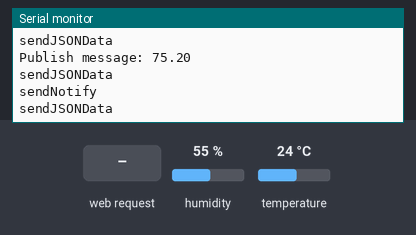
A sketch run on a simulated ESP8266 (NodeMCU). On the bench: the last lines printed to the serial monitor. Inputs (shaded band) come from the test bench; at power-on: temperature 24 °C, humidity 55 %. WiFi joins after 1.5 s; servers stay silent unless stated.

Above: at 2.7 s.
2.8 s: HTTP request GET /getstatus received
At 4.5 s:
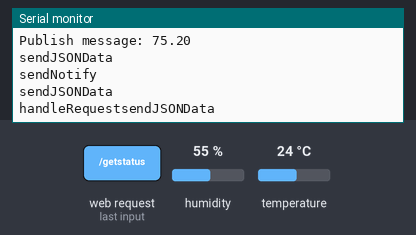
6.5 s: temperature set to 19 °C
At 7.9 s:
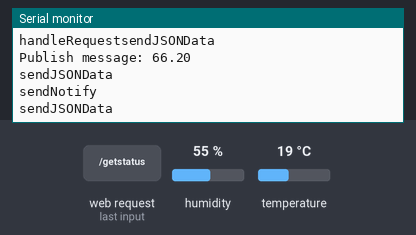

The sketch:

_esp8266DHT-ST.ino
```cpp
/* DHTServer - ESP8266 Webserver with a DHT sensor as an input

   Based on ESP8266Webserver, DHTexample, and BlinkWithoutDelay (thank you)

   Version 1.0  5/3/2014  Version 1.0   Mike Barela for Adafruit Industries
*/
#include <ESP8266WiFi.h>
//#include <WiFiClient.h>
#include <DHT.h>
//#include <ESP8266WebServer.h>
//#include <ESP8266HTTPClient.h>
#define DHTTYPE DHT11
#define DHTPIN  2

const char* ssid = "particle";
const char* password = "particle";
byte mac[6];                     // the MAC address of your Wifi shield

// Smartthings hub information
IPAddress hubIp(192,168,1,219); // smartthings hub ip
const unsigned int hubPort = 39500; // smartthings hub port

DHT dht(DHTPIN, DHTTYPE, 11); // 11 works fine for ESP8266

float humidity, temp_f;  // Values read from sensor
String webString="";     // String to display
// Generally, you should use "unsigned long" for variables that hold time
unsigned long previousMillis = 0;        // will store last temp was read
const long interval = 2000;              // interval at which to read sensor
float lastValue = 100;
const unsigned int serverPort = 8090; // port to run the arduino server on
String readString;

WiFiServer server(serverPort);

//WiFiClient espClient;

void setup(void)
{

  // You can open the Arduino IDE Serial Monitor window to see what the code is doing
  Serial.begin(115200);  // Serial connection from ESP-01 via 3.3v console cable
  dht.begin();           // initialize temperature sensor

  // Connect to WiFi network
  WiFi.begin(ssid, password);
  Serial.print("\n\r \n\rWorking to connect");

  // Wait for connection
  while (WiFi.status() != WL_CONNECTED) {
    delay(500);
    Serial.print(".");
  }
  Serial.println("");
  Serial.println("DHT Weather Reading Server");
  Serial.print("Connected to ");
  Serial.println(ssid);
  Serial.print("IP address: ");
  Serial.println(WiFi.localIP());
  server.begin();

}

void gettemperature() {
  // Wait at least 2 seconds seconds between measurements.
  // if the difference between the current time and last time you read
  // the sensor is bigger than the interval you set, read the sensor
  // Works better than delay for things happening elsewhere also
  unsigned long currentMillis = millis();

  if(currentMillis - previousMillis >= interval) {
    // save the last time you read the sensor
    previousMillis = currentMillis;

    // Reading temperature for humidity takes about 250 milliseconds!
    // Sensor readings may also be up to 2 seconds 'old' (it's a very slow sensor)
    humidity = dht.readHumidity();          // Read humidity (percent)
    temp_f = dht.readTemperature(true);     // Read temperature as Fahrenheit
    // Check if any reads failed and exit early (to try again).
    if (isnan(humidity) || isnan(temp_f)) {
      Serial.println("Failed to read from DHT sensor!");
      return;
    }
  }
}

void sendJSONData(WiFiClient client) {
  Serial.println("sendJSONData");
  client.println(F("CONTENT-TYPE: application/json"));
  client.println(F("CONTENT-LENGTH: 15"));
  client.println();
  client.print("{\"temp\":");
  client.print(temp_f);
  client.println("}");
}


// send response to client for a request for status
void handleRequest(WiFiClient client)
{
  Serial.print("handleRequest");
  boolean currentLineIsBlank = true;
  while (client.connected()) {
    if (client == 1) {
      char c = client.read();
      //read char by char HTTP request
      if (readString.length() < 100) {
        //store characters to string
        readString += c;
      }
      if (c == '\n' && currentLineIsBlank) {
        //now output HTML data header
        if(readString.substring(readString.indexOf('/'), readString.indexOf('/')+10) == "/getstatus") {
          client.println("HTTP/1.1 200 OK"); //send new page
          sendJSONData(client);
        } else {
          client.println(F("HTTP/1.1 204 No Content"));
          client.println();
          client.println();
        }
        break;
      }
      if (c == '\n') {
        // you're starting a new line
        currentLineIsBlank = true;
      } else if (c != '\r') {
        // you've gotten a character on the current line
        currentLineIsBlank = false;
      }
    }
  }
  readString = "";

  delay(1);
  //stopping client
  client.stop();
}

// send data
int sendNotify() //client function to send/receieve POST data.
{
  WiFiClient client;
  int returnStatus = 1;
  //if (client.connect(hubIp, hubPort)) {
    client.println(F("POST / HTTP/1.1"));
    client.print(F("HOST: "));
    client.print(hubIp);
    client.print(F(":"));
    client.println(hubPort);
    sendJSONData(client);
  //}
  //else {
    //connection failed");
  //  returnStatus = 0;
  //}

  // read any data returned from the POST
  //while(client.connected() && !client.available()) delay(1); //waits for data
  //while (client.connected() || client.available()) { //connected or data available
  //  char c = client.read();
  //}

  delay(1);
  //client.stop();
  return returnStatus;
}


void loop(void){
  gettemperature();

  if (temp_f != lastValue){
    Serial.print("Publish message: ");
    Serial.println(temp_f);
    if(sendNotify()) {
      Serial.println("sendNotify");
      //send another request just to be safe
      //Added this hack because sometimes the request doesn’t show up at the smartthings hub
      //TODO: figure out what is happening with the request on the network
      delay(10);
      sendNotify();
    }
  }

  lastValue = temp_f;
  // Wait 100 milliseconds
  delay(1000);

  // Handle any incoming requests
  WiFiClient client = server.available();
  if (client) {
    handleRequest(client);
  }
}
```

Measured:
- after the input at 2.8 s, the serial monitor: prints a new line after 0.76 s (image 1)
- after the input at 6.5 s, the serial monitor: prints a new line after 0.11 s (image 2)
